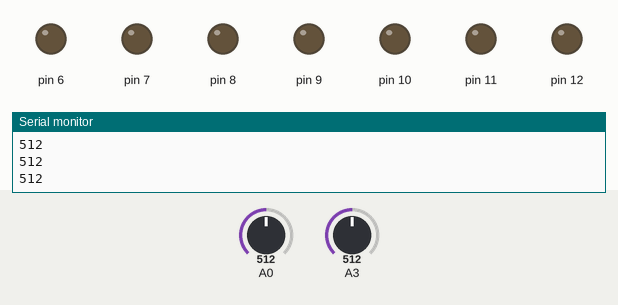
The sketch below on a simulated Arduino Uno, built with avr-gcc and run on an emulated ATmega328P. On the bench: output pins drawn as LEDs (lit = HIGH), the last lines printed to the serial monitor. The test bench sets the inputs (shaded band); at power-on: A0 = 512, A3 = 512.

Above: at 1.2 s.
1.3 s: A0 set to 984
2.8 s: A0 set to 1010
At 3.3 s:
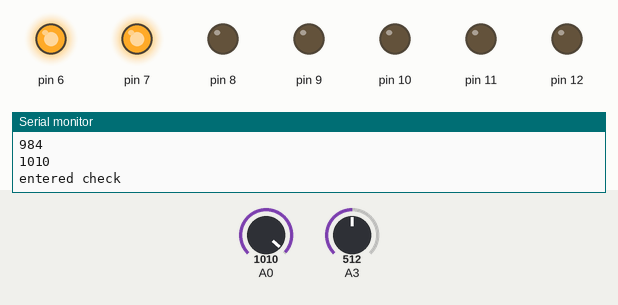
Timing chart, 0 to 5.8 s (numbered marks = the images above; inputs shaded):
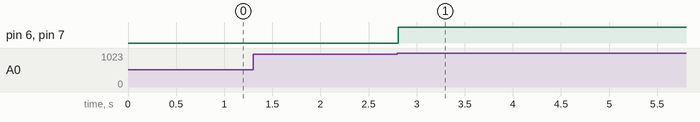

The sketch:

coin.ino
```cpp
void setup() {
  // put your setup code here, to run once:
pinMode(A0,INPUT);
pinMode(A1,INPUT);
pinMode(A2,INPUT);
pinMode(A3,INPUT);
pinMode(A4,INPUT);
pinMode(6,OUTPUT);
pinMode(7,OUTPUT);
pinMode(8,OUTPUT);
pinMode(9,OUTPUT);
pinMode(10,OUTPUT);
pinMode(11,OUTPUT);
pinMode(12,OUTPUT);
Serial.begin(9600);
digitalWrite(10,LOW);
digitalWrite(11,LOW);
}

void loop() {
  // put your main code here, to run repeatedly:
int check= analogRead(A0);
int check2=analogRead(A3);
Serial.println(check);
if(check>=1000)
{
  digitalWrite(6,HIGH);
  digitalWrite(7,HIGH);
  Serial.println("entered check");
  check1();
  }
else if(check2>=1000)
{
  digitalWrite(6,HIGH);
  digitalWrite(7,HIGH);
  check1();
}
else
{}
}
void check1()
{
  delay(2000);
 int d1 = analogRead(A1);
 int d2 = analogRead(A2);
  if(d1>=700)
  {
    Serial.println("panipuri is pressed");
    digitalWrite(8,HIGH);
    digitalWrite(7,LOW);
    digitalWrite(6,LOW);
    digitalWrite(9,LOW);
    digitalWrite(11,HIGH);
    delay(500);
    digitalWrite(11,LOW);
    delay(9000);
    digitalWrite(8,LOW);
    }
else if(d2>=700)
  {
      Serial.println("dahipuri is pressed");
    digitalWrite(8,LOW);
    digitalWrite(7,LOW);
    digitalWrite(6,LOW);
    digitalWrite(9,HIGH);
    digitalWrite(10,HIGH);
    delay(500);
    digitalWrite(10,LOW);
    delay(9000);
    digitalWrite(9,LOW);
    }
    delay(10000);
}
```

Measured:
- the behaviour switches between 999 and 1000 on A0 (found by bisection; images 0 and 1)
- after the input at 2.8 s, pin 6, pin 7: LOW → HIGH at once
